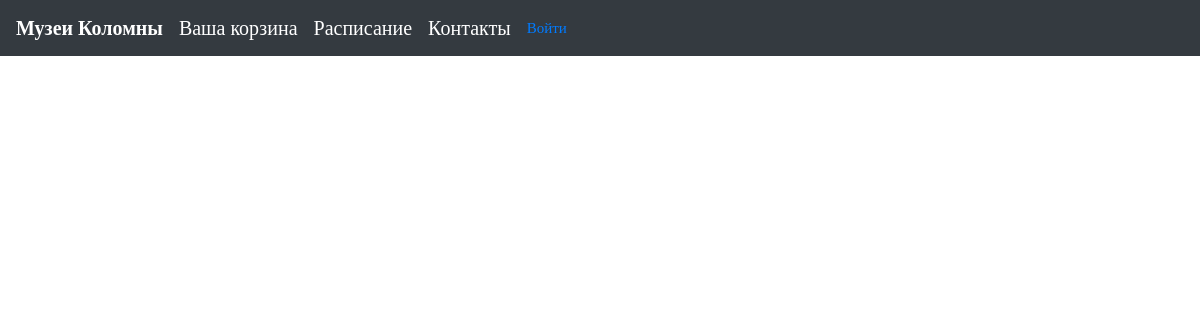
The app's page /, older data.
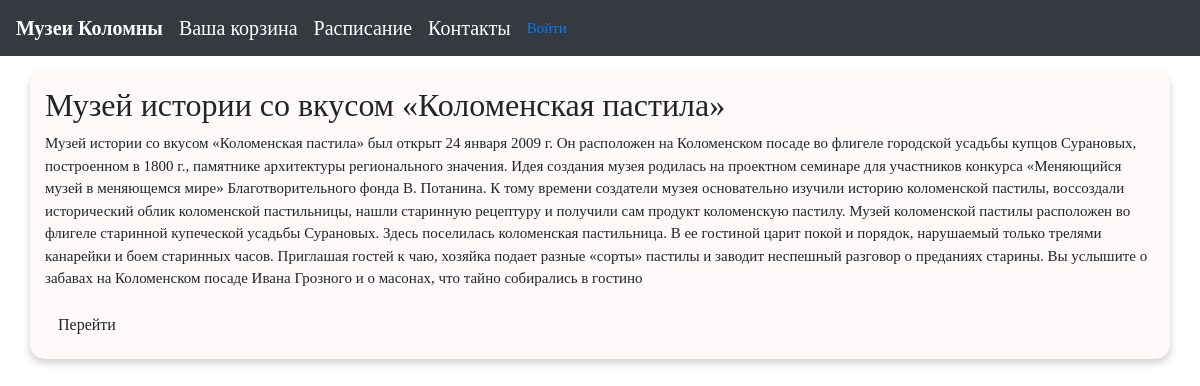
The same page, newer data.
### first/models.py (models this page shows)
class Place(models.Model):
    name = models.CharField(max_length=10000, default=None)
    place = models.CharField(max_length=1000, default=None)
    image = models.FileField(upload_to="static/logo_place", null=True)
    description = models.CharField(max_length=1000000000000000, default=None)

### first/views.py (the view)
# urls.py: path('', views.main_clients_page),
def main_clients_page(request):
    places = Place.objects.filter()
    context = {
        "places": places,
    }
    return render(request, "main_clients.html", context)

### first/templates/main_clients.html (shortened to what this page needs)
<!DOCTYPE html>
<html lang="en">
<head>
    <link rel="stylesheet" href="https://stackpath.bootstrapcdn.com/bootstrap/4.5.2/css/bootstrap.min.css">
</head>
<body>
    <nav class="navbar navbar-expand-lg navbar-dark bg-dark">
        <a class="navbar-brand" href=""><b>Музеи Коломны</b></a>
        <a class="navbar-brand" href="/basket">Ваша корзина</a>
        <a class="navbar-brand" href="/timetable_client">Расписание</a>
        <a class="navbar-brand" href="/contacts">Контакты</a>
        {% if user.is_authenticated %}
        <form class="a_main" action="../" method="post">
            {% csrf_token %}
            {{ form }}
            <input class="a_main_trans" type="submit" value="Выйти">
        </form>
        {% else %}
            <a class="a_main" href="/login">Войти</a>
        {% endif %}
    </nav>
    {% for place in places %}
    <div class="container">
        <div class="museum">
            <h2 class="museum-title">{{ place.name }}</h2>
            <p class="museum-description">{{ place.description }}</p>
            <form action="/museum/{{ place.id }}" target="_blank">
                <button class="btn">Перейти</button>
            </form>
        </div>
    </div>
    {% endfor %}
</body>
</html>

### first/templates/main_clients.html (style rules this page uses)
body { font-family: "Times New Roman"; font-size: 15px; }
.container { border-radius: 15px; background-color: Snow; box-shadow: 0 4px 8px rgba(0, 0, 0, 0.2); margin-top: 15px; padding-top: 15px; padding-bottom: 15px; padding-right: 15px; padding-left: 15px; }

Row changes from the older to the newer data that the page shows:
added Place: name "Музей истории со вкусом «Коломенская пастила»", description "Музей истории со вкусом «Коломенская пастила» был открыт 24 января 2009 г. Он расположен на Коломенском посаде во флигеле городской усадьбы купцов Сурановых, построенном в 1800 г., памятнике архитектуры регионального значения. Идея создания музея родилась на проектном семинаре для участников конкурса «Меняющийся музей в меняющемся мире» Благотворительного фонда В. Потанина. К тому времени создатели музея основательно изучили историю коломенской пастилы, воссоздали исторический облик коломенской пастильницы, нашли старинную рецептуру и получили сам продукт коломенскую пастилу. Музей коломенской пастилы расположен во флигеле старинной купеческой усадьбы Сурановых. Здесь поселилась коломенская…"
